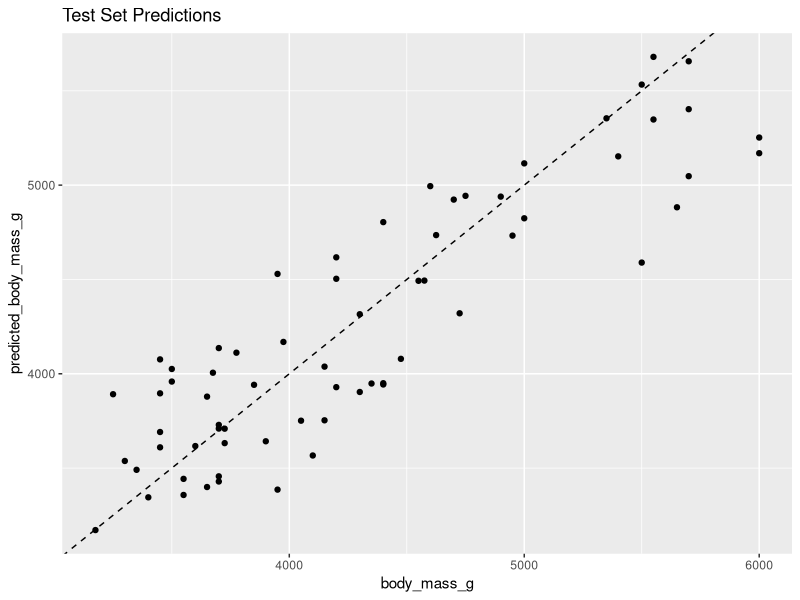

Recreate this plot in R.
## ---- chunk 1
#| output: false
#| echo: false

library(tidyverse)
library(palmerpenguins)
df_raw <- penguins
str(df_raw)
head(df_raw)
summary(df_raw)
df <- df_raw %>%
  select(species, island, bill_length_mm, bill_depth_mm, flipper_length_mm,
         body_mass_g, sex) %>%
  mutate(
    species = as.factor(species),
    island = as.factor(island),
    sex = as.factor(sex),
    large_body = ifelse(body_mass_g > median(body_mass_g, na.rm = TRUE), 1, 0)
  ) %>%
  filter(
    !is.na(bill_length_mm),
    !is.na(bill_depth_mm),
    !is.na(flipper_length_mm),
    !is.na(body_mass_g),
    !is.na(sex)
  )
lm_model <- lm(body_mass_g ~ bill_length_mm + bill_depth_mm + flipper_length_mm, data = df)
## ---- chunk 2
set.seed(123)

train_index <- sample(seq_len(nrow(df)), size = floor(0.8 * nrow(df)))
train <- df[train_index, ]
test  <- df[-train_index, ]
## ---- chunk 3
lm_train <- lm(body_mass_g ~ bill_length_mm + bill_depth_mm + flipper_length_mm, data = train)
## ---- chunk 4
train_preds_wrong <- predict(lm_train, newdata = train)
sqrt(mean((train$body_mass_g - train_preds_wrong)^2))
## ---- chunk 5
test_preds <- predict(lm_train, newdata = test)
sqrt(mean((test$body_mass_g - test_preds)^2))
## ---- chunk 6
eval_df <- test
eval_df$predicted_body_mass_g <- test_preds

ggplot(eval_df, aes(x = body_mass_g, y = predicted_body_mass_g)) +
  geom_point() +
  geom_abline(slope = 1, intercept = 0, linetype = "dashed") +
  labs(title = "Test Set Predictions")
